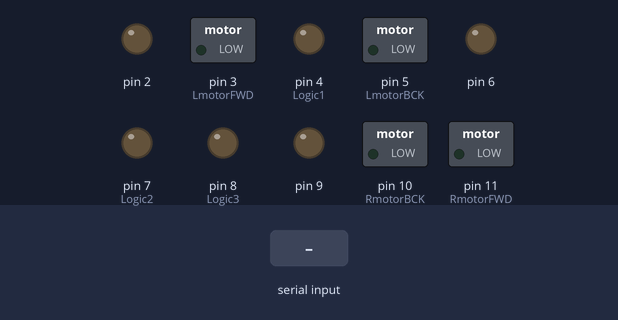
Simulated run of this sketch. Board: Arduino Uno, built with avr-gcc and run on an emulated ATmega328P. Parts: switched loads named in the sketch (green lamp = pin HIGH), output pins drawn as LEDs (lit = HIGH). The test bench sets the inputs (shaded band).

Above: at 1.2 s.
1.3 s: "90,45\n" received over Serial
At 2.7 s:
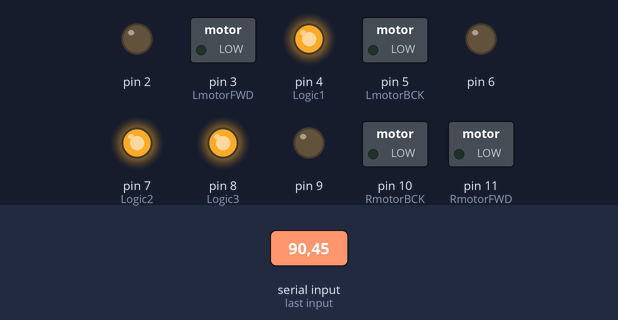
3.8 s: "5\n" received over Serial
At 4.6 s:
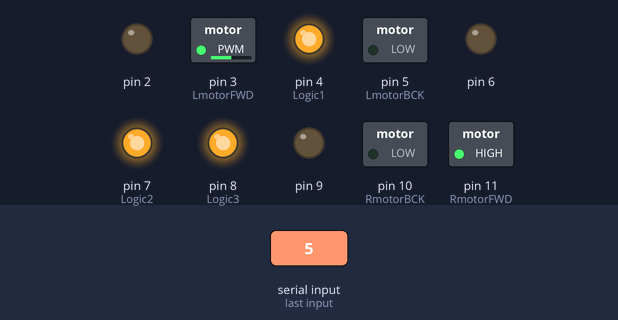
Timing chart, 0 to 6.8 s (numbered marks = the images above; inputs shaded):
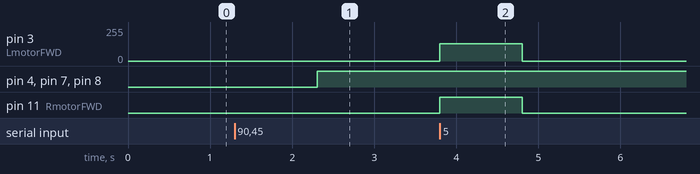

Measured:
- after the input at 1.3 s, pin 4 (Logic1), pin 7 (Logic2), pin 8 (Logic3): LOW → HIGH after 1.0 s
- after the input at 3.8 s, pin 3 (LmotorFWD): 0/255 → 128/255 at once, → 0/255 1.0 s later; pin 11 (RmotorFWD): LOW → HIGH at once, → LOW 1.0 s later

The sketch:

SerialComm.ino
```cpp
void setPins(int*);

int LmotorFWD = 3;
int RmotorFWD = 11;
int LmotorBCK = 5;
int RmotorBCK = 10;
int Logic1 = 4;
int Logic2 = 7;
int Logic3 = 8;


void setup()
{
	Serial.begin(9600);
	pinMode(2,OUTPUT);
	pinMode(3,OUTPUT);
	pinMode(4,OUTPUT);
	pinMode(5,OUTPUT);
	pinMode(6,OUTPUT);
	pinMode(7,OUTPUT);
	pinMode(8,OUTPUT);
	pinMode(9,OUTPUT);
	pinMode(10,OUTPUT);
	pinMode(11,OUTPUT);
}
int i = 0;


int comboVals[9][7] = { {0,0,0,0,1,1,1},
		      {255,255,0,0,1,1,1},
		      {0,0,255,255,1,1,1},
		      {0,255,255,0,1,1,1},
		      {255,0,0,255,1,1,1},
		      {128,255,0,0,1,1,1},
		      {255,128,0,0,1,1,1},
		      {0,0,128,255,1,1,1},
		      {0,0,255,128,1,1,1} };


void loop()
{

	if(Serial.available() > 0)
	{
		int state = Serial.parseInt();
		setPins(comboVals[state]);
	}

}

void setPins(int vals[7])
{
	analogWrite(LmotorFWD,vals[0]);
	analogWrite(RmotorFWD,vals[1]);
	analogWrite(LmotorBCK,vals[2]);
	analogWrite(RmotorBCK,vals[3]);
	digitalWrite(Logic1,vals[4]);
	digitalWrite(Logic2,vals[5]);
	digitalWrite(Logic3,vals[6]);
}
```
